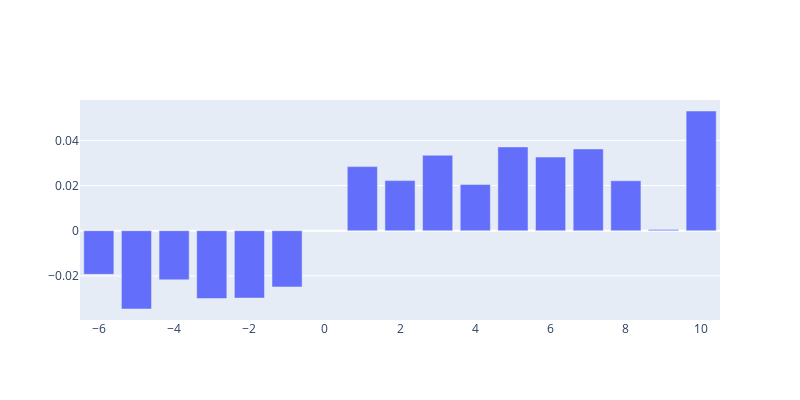

Notebook code for this chart:
### Markdown cell above
# Visualize

### Code cell
# sns.barplot(data=wl_data,x=wl_data.index,y='count_ret')
import plotly.graph_objects as go
import plotly.figure_factory as ff

fig = go.Figure(data=[
    go.Bar(name='Avg Return by W/L Sign ', x=wl_data.index, y=wl_data.avg_ret),])
# Change the bar mode
fig.update_layout(barmode='group',width=800,height=400)
fig.show()

### Figure 1 — Plotly figure (JSON) as saved in the notebook; plotly's stock layout.template omitted (floating-point values rounded to 4 significant figures)
{"data": [{"name": "Avg Return by W/L Sign ", "type": "bar", "x": [-6, -5, -4, -3, -2, -1, 1, 2, 3, 4, 5, 6, 7, 8, 9, 10], "y": [-0.01933, -0.03468, -0.02176, -0.03004, -0.02984, -0.02489, 0.02838, 0.02218, 0.03341, 0.02047, 0.0371, 0.0326, 0.0362, 0.02211, 0.0005493, 0.05301]}], "layout": {"barmode": "group", "height": 400, "width": 800, "xaxis": {"autorange": true, "range": [-6.5, 10.5], "type": "linear"}, "yaxis": {"autorange": true, "range": [-0.03955, 0.05788], "type": "linear"}}}
